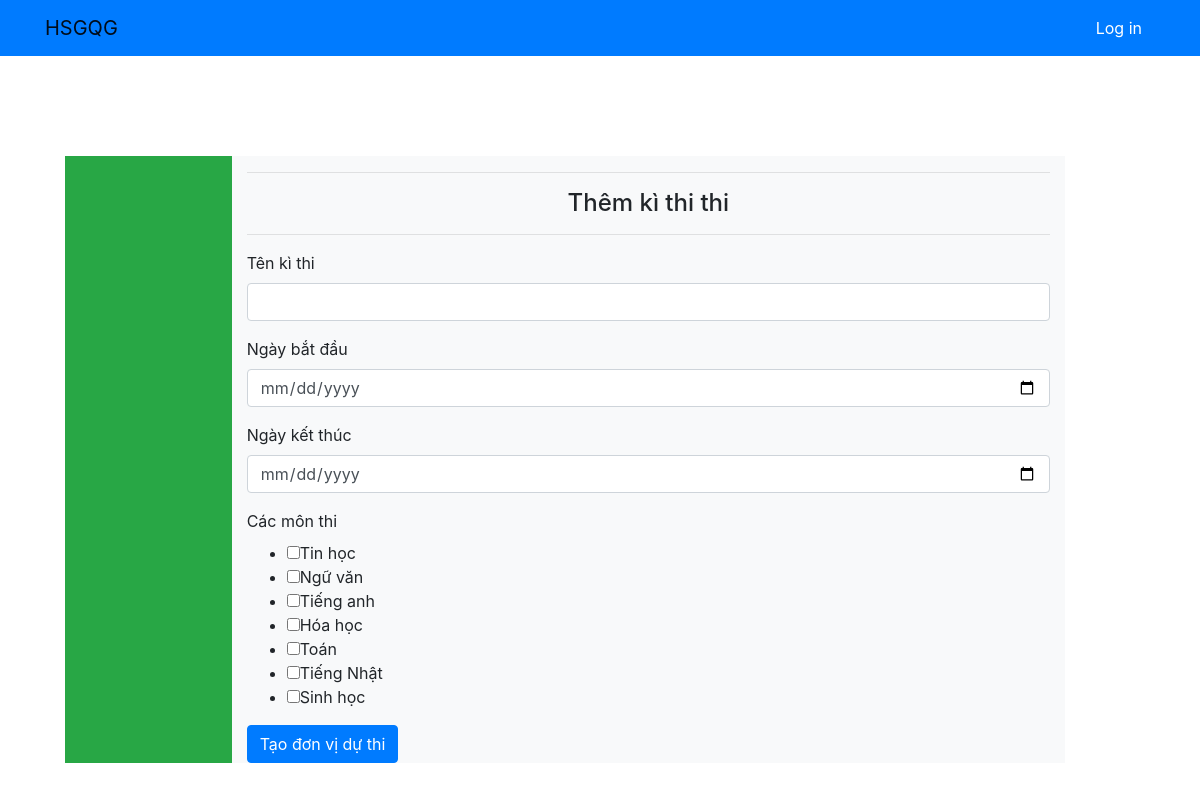
Page /contest/add_contest/ on the committed database.
### core/models.py (models this page shows, shortened)
class Subject(models.Model):
    name = models.CharField(max_length=30)

### core/views.py (the view)
# urls.py: path('contest/add_contest/', views.add_contest, name='add_contest'),
def add_contest(request):
    all_subjects = Subject.objects.all()
    return render(request, 'contest/add_contest.html', {
        'all_subjects': all_subjects
    })

### ContestManagement4/templates/contest/add_contest.html (shortened to what this page needs)
{% extends 'base.html' %}
{% block content %}
    <h4 class="text-center">Thêm kì thi thi</h4>
    <hr>
    <form action=" {% url 'create_contest' %} " method='POST'>
            <div class="form-group">
                <label for="contest_name">Tên kì thi</label>
                <input type="text" class="form-control" id="contest_name" name="contest_name" placeholder="">
            </div>
            <div class="form-group">
                <label for="day_start">Ngày bắt đầu</label>
                <input type="date" class="form-control" id="day_start" name="day_start" placeholder="">
            </div>
            <div class="form-group">
                <label for="day_end">Ngày kết thúc</label>
                <input type="date" class="form-control" id="day_end" name="day_end" placeholder="">
            </div>
            <div class="form-group">
                <label for="subject">Các môn thi</label>
                <ul>
                    {% for subject in all_subjects %}
                        <li><input class="form-check-label" type="checkbox" id="subject" name="subject" value="{{ subject.name }}">{{ subject.name }}</li>
                    {% endfor %}
                </ul>
            </div>
            <button type="sutbmit" class="btn btn-primary">Tạo đơn vị dự thi</button>
    </form>
{% endblock content %}

### rows in the picture
Subject: name "Tin học"
Subject: name "Ngữ văn"
Subject: name "Tiếng anh"
Subject: name "Hóa học"
Subject: name "Toán"
Subject: name "Tiếng Nhật"
Subject: name "Sinh học"
